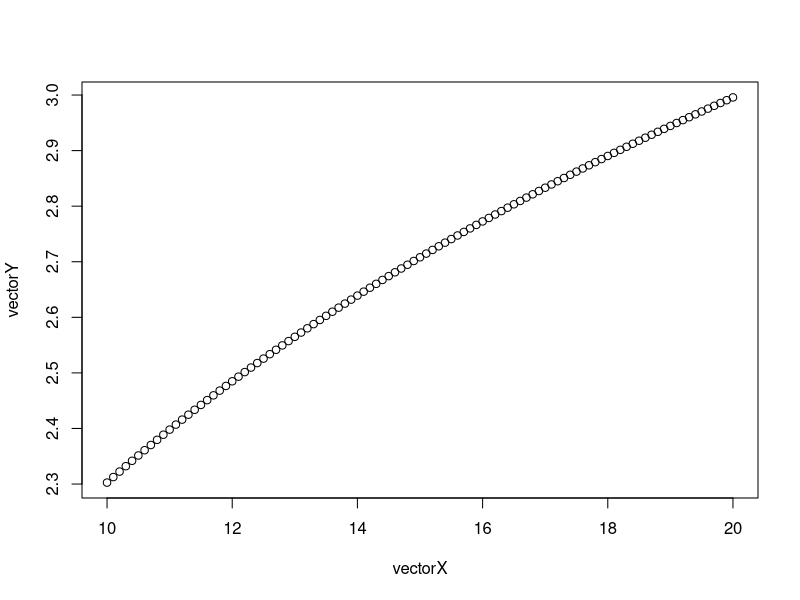
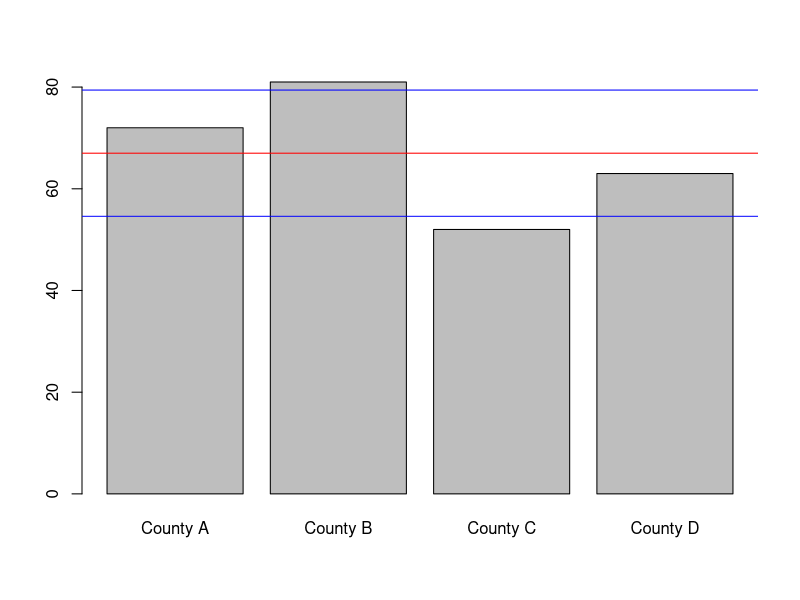

Write the R code that produced these figures, in order.
#R Worksheet 1
#Problem section 1
a <- c(5)
b <- c(7)
a+b
b/a
7/5
a<5
a==5
a>5
b<5
b==5
b>5

#2
?rep
#2a
C <- c(2,6,10,14,18)
rep(C, each=3) #repeach each 3 times
#2b
rep(C, time=4) #repeat C 4 times
#2c
rep(C, each=3, length=17) #keep going until you reach a length of 17

#3a
X <- sum(rep(C, each=3))
X
Y <- sum(rep(C, time=4))
Y
Z <- sum(rep(C, each=3, length=17))
Z

#3b
sqrt(X)
sqrt(Y)
sqrt(Z)

#4
vectorX <- c(seq(10,20, .1))
vectorY <- c(log(vectorX))
plot(vectorX,vectorY)
vectorY[30]
vectorY[50:60]

#5
percentages <-c(72,81,52,63)
names(percentages) <-c("County A", "County B", "County C", "County D")
barplot(percentages)
abline(h=mean(percentages),col='red')
abline(h=c(mean(percentages)-sd(percentages),(mean(percentages)+sd(percentages))),col='blue')